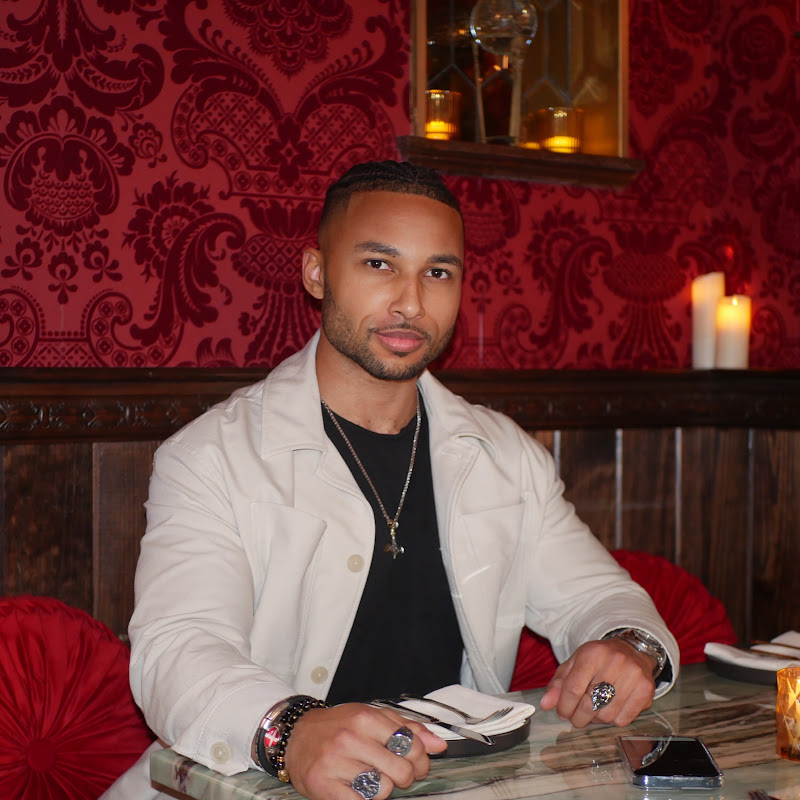
#> input picture long-form-video-editing/monkey-app-longform-02/assets/avatar.png, 800 x 800 px
$ python make_brand_sting.py
#> lines starting #> are read from the running program, lines starting #| are printed output that depends on the picture; after the words box and inside, x2 and y2 are one past the last pixel; in counts of white or black regions, pixels touching at a corner belong together
### long-form-video-editing/talking-head-infield/brand_graphics.py
"""Sparked-branded overlay graphics (title cards, number badges, CTA panel, endscreen).

Theme pulled from landing-page/styles.css: ember background (#0f0705 -> #4a120a),
gold -> amber -> ember gradient, Playfair Display headlines, Space Grotesk body,
letter-spaced JetBrains Mono labels, the glowing bolt logo.

Usage:
    python brand_graphics.py
Writes PNGs to work/brand/. render.py overlays them.
"""

import math
import random
from pathlib import Path

from fontTools.ttLib import TTFont
from fontTools.varLib.instancer import instantiateVariableFont
from PIL import Image, ImageChops, ImageDraw, ImageFilter, ImageFont

from edl import EDL, QR_PNG

HERE = Path(__file__).parent
REPO = HERE.parent.parent
FONT_DIR = HERE / "work" / "fonts"
OUT = HERE / "work" / "brand"
LOGO = REPO / "landing-page" / "assets" / "logo-256.png"
ENDSCREEN = HERE / "input" / "endscreen.png"

W, H = 1920, 1080
BG, BG_DEEP = (15, 7, 5), (74, 18, 10)
TEXT, TEXT_DIM = (246, 236, 227), (199, 171, 156)
GOLD, AMBER, EMBER = (255, 216, 115), (255, 157, 61), (255, 90, 31)

# static instances cut from the variable brand fonts: (source, output, weight)
STATIC = [
    ("PlayfairDisplay.ttf", "playfair_800.ttf", 800),
    ("PlayfairDisplay-Italic.ttf", "playfair_italic_600.ttf", 600),
    ("SpaceGrotesk.ttf", "grotesk_600.ttf", 600),
    ("SpaceGrotesk.ttf", "grotesk_500.ttf", 500),
    ("JetBrainsMono.ttf", "mono_500.ttf", 500),
]


def make_static_fonts() -> None:
    for src, out, weight in STATIC:
        if not (FONT_DIR / out).exists():
            font = instantiateVariableFont(TTFont(FONT_DIR / src), {"wght": weight})
            font.save(FONT_DIR / out)


def font(name: str, size: int) -> ImageFont.FreeTypeFont:
    return ImageFont.truetype(str(FONT_DIR / name), size)


def gradient(size: tuple[int, int]) -> Image.Image:
    """The landing page's 120deg gold -> amber -> ember gradient."""
    w, h = size
    grad = Image.new("RGB", size)
    px = grad.load()
    for x in range(w):
        for y in range(0, h, 4):
            t = min(max((x / w) * 0.85 + (y / h) * 0.15, 0), 1)
            a, b, u = (GOLD, AMBER, t / 0.55) if t < 0.55 else (AMBER, EMBER, (t - 0.55) / 0.45)
            c = tuple(int(a[i] + (b[i] - a[i]) * u) for i in range(3))
            for dy in range(4):
                if y + dy < h:
                    px[x, y + dy] = c
    return grad


# [25 lines left out: functions gradient_text, spaced, not called in this run]


def ember_background(alpha: int = 255, seed: int = 7) -> Image.Image:
    """Radial ember glow + soft bokeh + grain, like the endscreen and hero section."""
#> called with alpha = 255, seed = 11
    rnd = random.Random(seed)
    bg = Image.new("RGB", (W, H), BG)
    glow = Image.new("L", (W, H))
#> glow: PIL image 1920x1080 L; every value is 0
    ImageDraw.Draw(glow).ellipse((W * 0.1, -H * 0.45, W * 0.9, H * 0.75), fill=255)
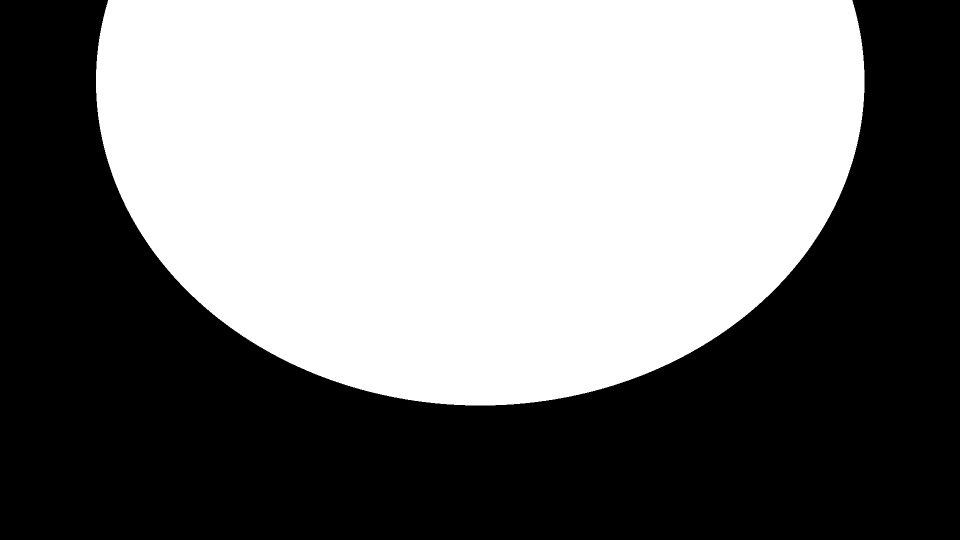
#> glow: PIL image 1920x1080 L (shown at 1/2 size); 49.7% white; 1 white region, box (x1, y1, x2, y2) and area: (192, 0, 1729, 811) 1029885
    glow = glow.filter(ImageFilter.GaussianBlur(260))
    bg = Image.composite(Image.new("RGB", (W, H), BG_DEEP), bg, glow)
    out = bg.convert("RGBA")
    # one blurred alpha mask per color, so blur never mixes in transparent black (muddy olive dots)
    for color in (AMBER, EMBER, GOLD):
        mask = Image.new("L", (W, H))
        d = ImageDraw.Draw(mask)
        for _ in range(9):
            r = rnd.randint(30, 110)
            x = rnd.choice([rnd.randint(-40, 520), rnd.randint(1400, 1960)])
            y = rnd.randint(-40, H + 40)
            d.ellipse((x - r, y - r, x + r, y + r), fill=rnd.randint(25, 70))
        layer = Image.new("RGBA", (W, H), color + (0,))
        layer.putalpha(mask.filter(ImageFilter.GaussianBlur(18)))
        out.alpha_composite(layer)
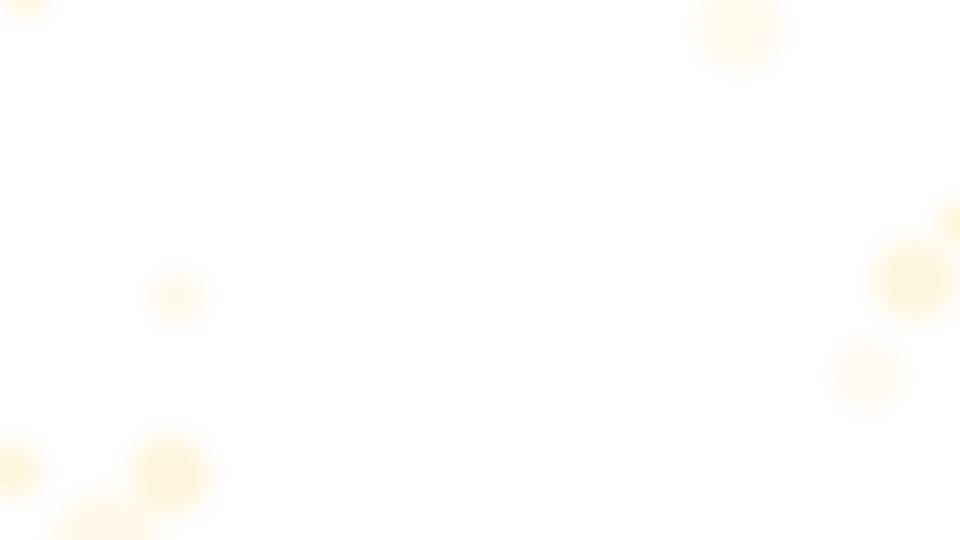
#> layer: PIL image 1920x1080 RGBA (shown at 1/2 size); mean R, G, B, A 255, 216, 115, 2.3; transparent parts drawn white
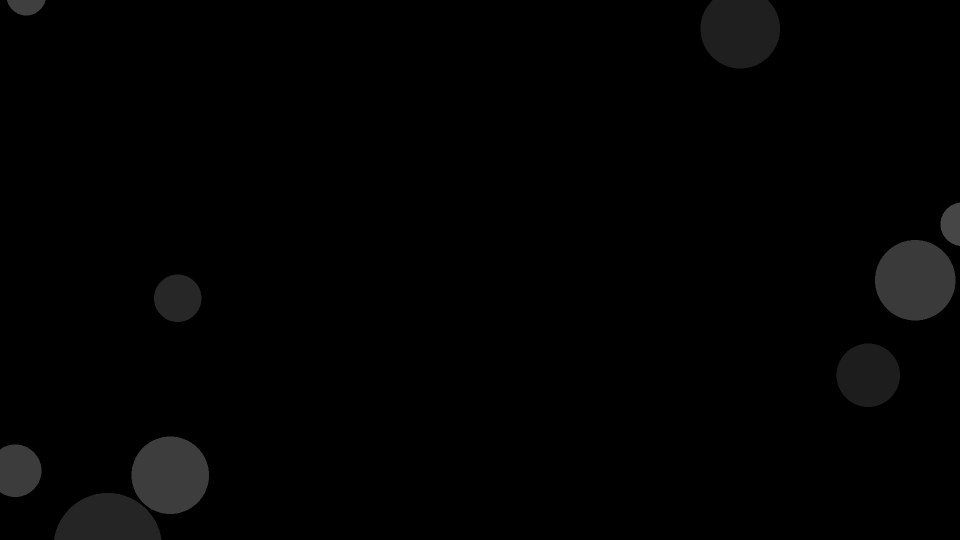
#> mask: PIL image 1920x1080 L (shown at 1/2 size); min 0, max 70, mean 2.3
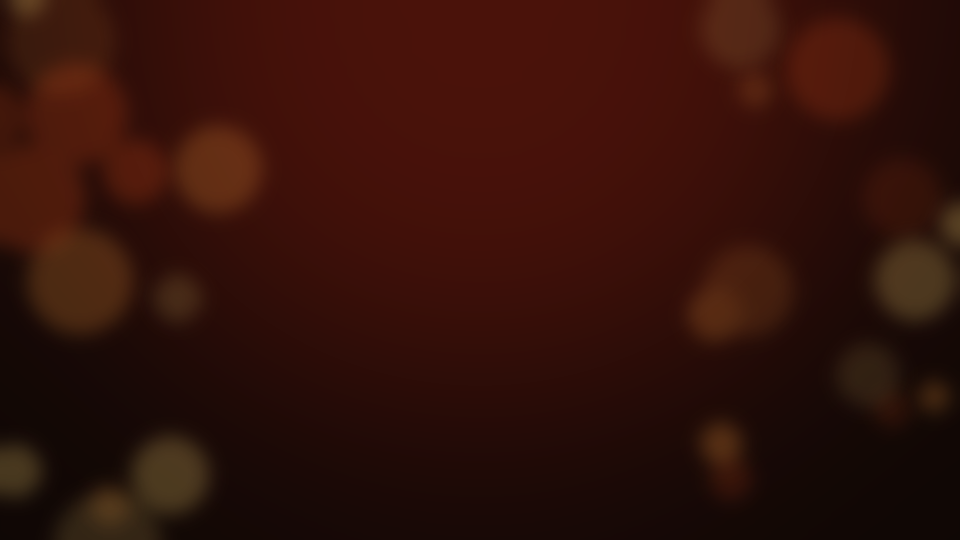
#> out: PIL image 1920x1080 RGBA (shown at 1/2 size); mean R, G, B, A 50.6, 16.8, 9.3, 255
    grain = Image.effect_noise((W, H), 18).convert("RGBA")
    grain.putalpha(10)
    out.alpha_composite(grain)
    out.putalpha(alpha)
    return out


# [111 lines left out: functions glow_line, logo, title_card, wrap, corner, badge and 1 more, not called in this run]


SUB_FPS, SUB_SECS = 30, 2.6
SUB_CLICK_AT, SUB_BELL_AT = 1.15, 1.55  # seconds into the animation; render.py syncs SFX to these
YT_RED, YT_GRAY = (255, 0, 51), (60, 52, 48)


def ease_out(t: float) -> float:
    t = min(max(t, 0.0), 1.0)
    return 1 - (1 - t) ** 3


# [124 lines left out: functions overshoot, cursor_icon, bell_icon, subscribe_frame, subscribe_frames, endscreen and 1 more, not called in this run]


# [2 lines that do not run on import are left out]

### long-form-video-editing/monkey-app-longform-02/make_brand_sting.py
"""Branded "Sparked Thor" sting between the teaser and the main video (user, v33): the Sparked ember background,
Thor's channel avatar in a glowing gold ring, "Sparked Thor" in the brand fonts, a soft shimmer. 2.0 s, fading up from black and dipping back to black (no abrupt cuts).

Reuses the brand look from long-form-video-editing/talking-head-infield/brand_graphics.py.
Avatar: assets/avatar.png (the Sparked Thor YouTube channel picture).

Usage: python make_brand_sting.py   -> memeclips/brand_sting.mkv
"""
import subprocess
import sys
from pathlib import Path

from PIL import Image, ImageDraw, ImageFilter

ROOT = Path(__file__).resolve().parent
BRAND = ROOT.parent / "talking-head-infield"
sys.path.insert(0, str(BRAND))
import brand_graphics as bg  # noqa: E402

W, H, FPS = 1920, 1080, 30
DUR = 2.0
AV = 300                       # avatar diameter
OUT = ROOT / "memeclips" / "brand_sting.mkv"
FRAMES = ROOT / "work" / "sting"


def ease(t):
    t = min(max(t, 0.0), 1.0)
    return 1 - (1 - t) ** 3


def avatar_disc():
    im = Image.open(ROOT / "assets" / "avatar.png").convert("RGB")
#> im is the input picture: PIL image 800x800 RGB; mean R, G, B 107.2, 59.5, 57.1
    im = im.crop((160, 90, 620, 550)).resize((AV, AV), Image.LANCZOS)   # square on his face
#> im: PIL image 300x300 RGB
    mask = Image.new("L", (AV * 4, AV * 4))
#> mask: PIL image 1200x1200 L; every value is 0
    ImageDraw.Draw(mask).ellipse((0, 0, AV * 4 - 1, AV * 4 - 1), fill=255)
#> mask: PIL image 1200x1200 L; 78.5% white; 4 black regions, box (x1, y1, x2, y2) and area: (0, 0, 576, 576) 77296, (624, 0, 1200, 576) 77296, (0, 624, 576, 1200) 77296, (624, 624, 1200, 1200) 77296
    disc = im.convert("RGBA")
    disc.putalpha(mask.resize((AV, AV), Image.LANCZOS))
    # gold gradient ring with an amber glow
    pad = 40
    size = AV + pad * 2
    ring_mask = Image.new("L", (size, size))
#> ring_mask: PIL image 380x380 L; every value is 0
    d = ImageDraw.Draw(ring_mask)
    d.ellipse((pad - 7, pad - 7, pad + AV + 6, pad + AV + 6), fill=255)
    d.ellipse((pad, pad, pad + AV - 1, pad + AV - 1), fill=0)
    out = Image.new("RGBA", (size, size))
#> out: PIL image 380x380 RGBA; every value is 0
    halo = Image.new("RGBA", (size, size), bg.AMBER + (0,))
    halo.putalpha(ring_mask.filter(ImageFilter.GaussianBlur(14)).point(lambda v: int(v * 0.8)))
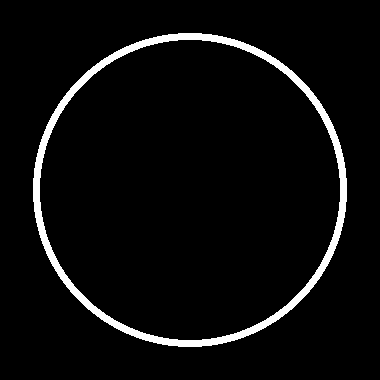
#> ring_mask: PIL image 380x380 L; 4.7% white; 1 white region, box (x1, y1, x2, y2) and area: (33, 33, 347, 347) 6772
    out.alpha_composite(halo)
    ring = bg.gradient((size, size)).convert("RGBA")
#> in gradient, `grad = Image.new("RGB", size)`: grad: PIL image 380x380 RGB; every value is 0
    ring.putalpha(ring_mask)
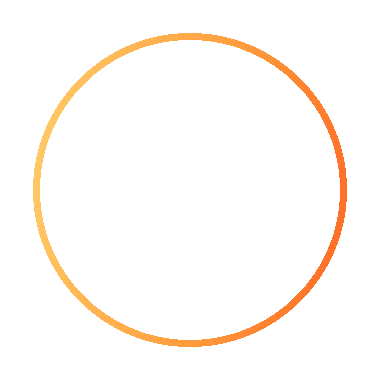
#> ring: PIL image 380x380 RGBA; mean R, G, B, A 255, 158.6, 68.2, 12; transparent parts drawn white
    out.alpha_composite(ring)
    out.alpha_composite(disc, (pad, pad))
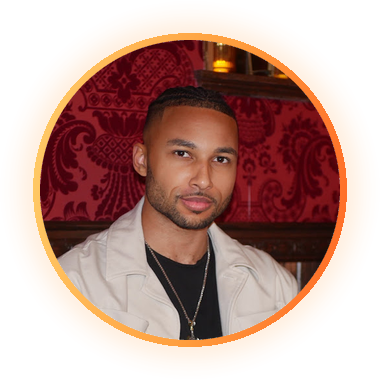
#> out: PIL image 380x380 RGBA; mean R, G, B, A 131.7, 77.6, 48.4, 140.4; transparent parts drawn white
    return out


def title():
    bg.make_static_fonts()
#> the loop in make_static_fonts, `for src, out, weight in STATIC:` made 1 pass
#> (src, out, weight) on pass 1: ('PlayfairDisplay.ttf', 'playfair_800.ttf', 800)
    sparked = bg.gradient_text("Sparked", bg.font("playfair_italic_600.ttf", 118), glow=22)
    thor_f = bg.font("playfair_800.ttf", 118)
    box = thor_f.getbbox("Thor")
    thor = Image.new("RGBA", (box[2] - box[0] + 88, sparked.height))
    ImageDraw.Draw(thor).text((44 - box[0], (sparked.height - (box[3] - box[1])) / 2 - box[1] + 4), "Thor",
                              font=thor_f, fill=bg.TEXT)
    gap = -40   # gradient_text pads with glow room; pull the words together
    out = Image.new("RGBA", (sparked.width + thor.width + gap, sparked.height))
    out.alpha_composite(sparked, (0, 0))
    out.alpha_composite(thor, (sparked.width + gap, 0))
    return out


def main():
    FRAMES.mkdir(parents=True, exist_ok=True)
    for f in FRAMES.glob("*.png"):
        f.unlink()
    base = bg.ember_background(seed=11)
    disc, txt, line = avatar_disc(), title(), bg.glow_line(520)
    cy_av, cy_txt = 420, 700
    n = round(DUR * FPS)
    for i in range(n):
        t = i / FPS
        fr = base.copy()
        a = ease(t / 0.35)                          # avatar: scale 0.86 -> 1, fade in
        sc = 0.86 + 0.14 * a
        dd = disc.resize((round(disc.width * sc), round(disc.height * sc)), Image.LANCZOS)
        dd.putalpha(dd.getchannel("A").point(lambda v: int(v * a)))
        fr.alpha_composite(dd, (W // 2 - dd.width // 2, cy_av - dd.height // 2))
        b = ease((t - 0.18) / 0.35)                 # title: rise 24 px, fade in
        tt = txt.copy()
        tt.putalpha(tt.getchannel("A").point(lambda v: int(v * b)))
        fr.alpha_composite(tt, (W // 2 - tt.width // 2, cy_txt - tt.height // 2 + round(24 * (1 - b))))
        c = ease((t - 0.35) / 0.35)                 # glow line under the name
        ll = line.copy()
        ll.putalpha(ll.getchannel("A").point(lambda v: int(v * c)))
        fr.alpha_composite(ll, (W // 2 - ll.width // 2, cy_txt + 92))
        fade = min(1.0, (DUR - t) / 0.25, t / 0.25)  # fade up from black, dip to black at the end
        if fade < 1:
            fr = Image.blend(Image.new("RGBA", (W, H), (0, 0, 0, 255)), fr, fade)
        fr.convert("RGB").save(FRAMES / f"{i:04d}.png")
    ns = round(n / FPS * 48000)
    subprocess.run(["ffmpeg", "-v", "error", "-y", "-framerate", str(FPS), "-i", str(FRAMES / "%04d.png"),
                    "-i", str(ROOT / "sfx" / "rizz_2353.mp3"),
                    "-filter_complex", f"[1:a]aresample=48000,aformat=channel_layouts=stereo,apad,atrim=end_sample={ns},"
                                       f"afade=t=out:st={DUR - 0.3:.2f}:d=0.3[a]",
                    "-map", "0:v", "-map", "[a]", "-frames:v", str(n), "-c:v", "libx264", "-crf", "16",
                    "-pix_fmt", "yuv420p", "-c:a", "pcm_s16le", str(OUT)], check=True)
    print(f"wrote {OUT} ({n / FPS:.2f}s)")


if __name__ == "__main__":
#> (the run stopped early here; a loop or call above may not have finished)
